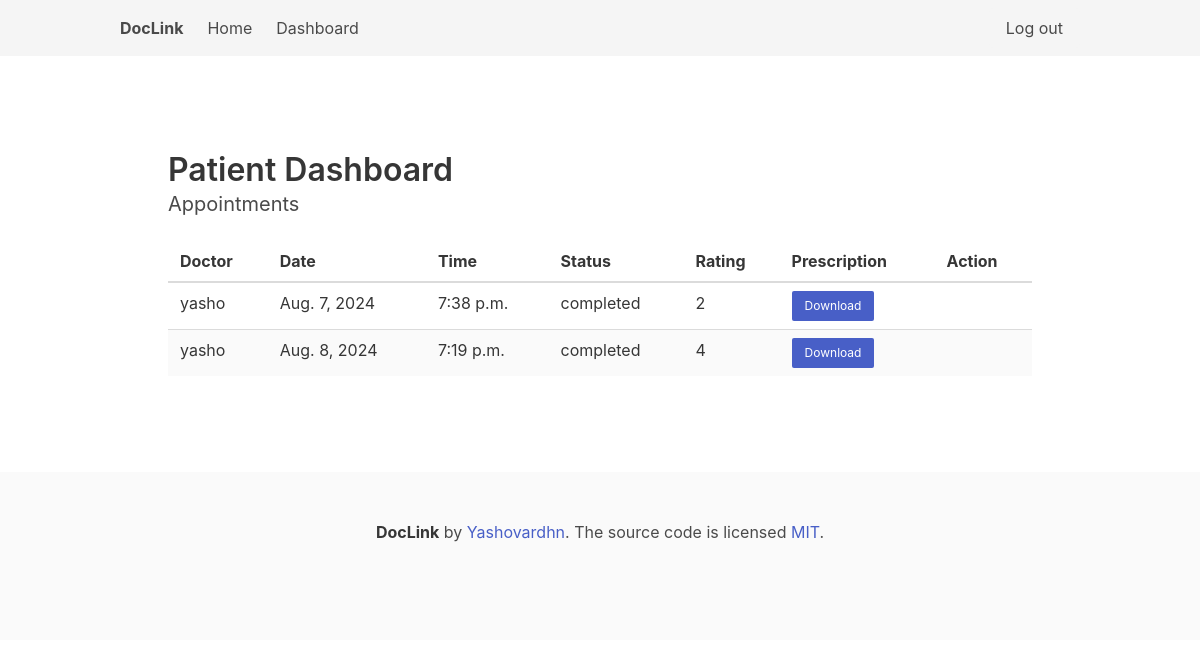
The app's page /patient/dashboard/ (signed in), older data.
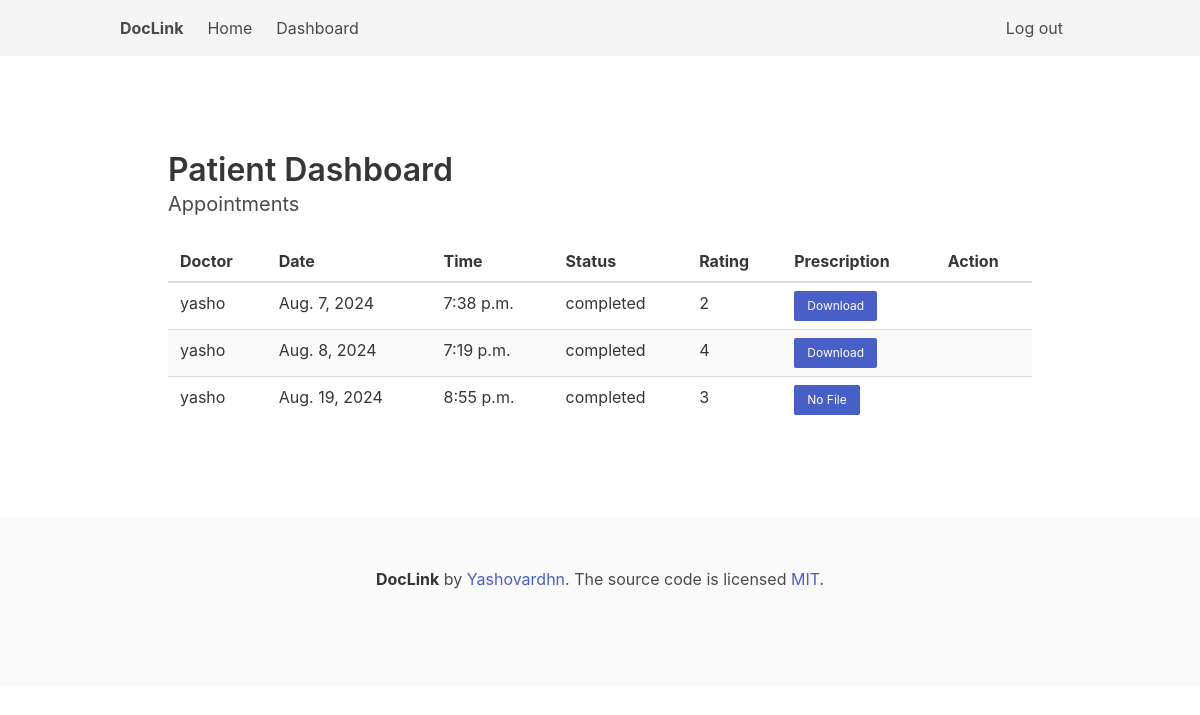
The same page, newer data.
### myapp/models.py (models this page shows)
class Appointment(models.Model):
    doctor = models.ForeignKey(Doctor, on_delete=models.CASCADE)
    patient = models.ForeignKey(Patient, on_delete=models.CASCADE)
    date = models.DateField()
    time = models.TimeField()
    status = models.CharField(max_length=10, choices=(('pending', 'Pending'), ('confirmed', 'Confirmed'), ('completed', 'Completed')))
    rating = models.IntegerField(null=True, blank=True)
    visit_details = models.TextField(null=True, blank=True)

class Doctor(models.Model):
    user = models.OneToOneField(User, on_delete=models.CASCADE)
    specialization = models.CharField(max_length=100)
    experience = models.IntegerField()

class User(AbstractUser):
    USER_TYPE_CHOICES = (
        ('doctor', 'Doctor'),
        ('patient', 'Patient'),
    )
    user_type = models.CharField(max_length=10, choices=USER_TYPE_CHOICES)

### myapp/views.py (the view)
# urls.py: path('patient/dashboard/', PatientDashboardView.as_view(), name='patient_dashboard'),
class PatientDashboardView(LoginRequiredMixin, ListView):
    template_name = 'myapp/patient_dashboard.html'
    context_object_name = 'appointments'
    login_url = 'login'
    def get_queryset(self):
        return Appointment.objects.filter(patient__user=self.request.user)

### myapp/templates/myapp/patient_dashboard.html (shortened to what this page needs)
{% extends "myapp/base.html" %}
{% block content %}
<section class="section">
    <div class="container">
        <h2 class="title">Patient Dashboard</h2>
        <h3 class="subtitle">Appointments</h3>
        <table class="table is-fullwidth is-striped">
            <thead>
                <tr>
                    <th>Doctor</th>
                    <th>Date</th>
                    <th>Time</th>
                    <th>Status</th>
                    <th>Rating</th>
                    <th>Prescription</th>
                    <th>Action</th>
                </tr>
            </thead>
            <tbody>
                {% for appointment in appointments %}
                <tr>
                    <td>{{ appointment.doctor.user.username }}</td>
                    <td>{{ appointment.date }}</td>
                    <td>{{ appointment.time }}</td>
                    <td>{{ appointment.status }}</td>
                    <td>{{ appointment.rating|default:"No Rating" }}</td>
                    <td>
                        {% if appointment.prescription.file %}
                                <a class="button is-small is-link" href="{% url 'download_prescription' appointment.prescription.id %}" download>Download</a>
                            {% else %}
                                <span class="button is-small is-link is-disabled">No File</span>
                        {% endif %}
                    </td>
                    <td>
                    </td>
                </tr>
                {% endfor %}
            </tbody>
        </table>
    </div>
</section>
{% endblock %}

Row changes from the older to the newer data that the page shows:
added Appointment: doctor.user.username "yasho", date "Aug. 19, 2024", time "8:55 p.m.", status "completed", rating "3", shows "No File"
